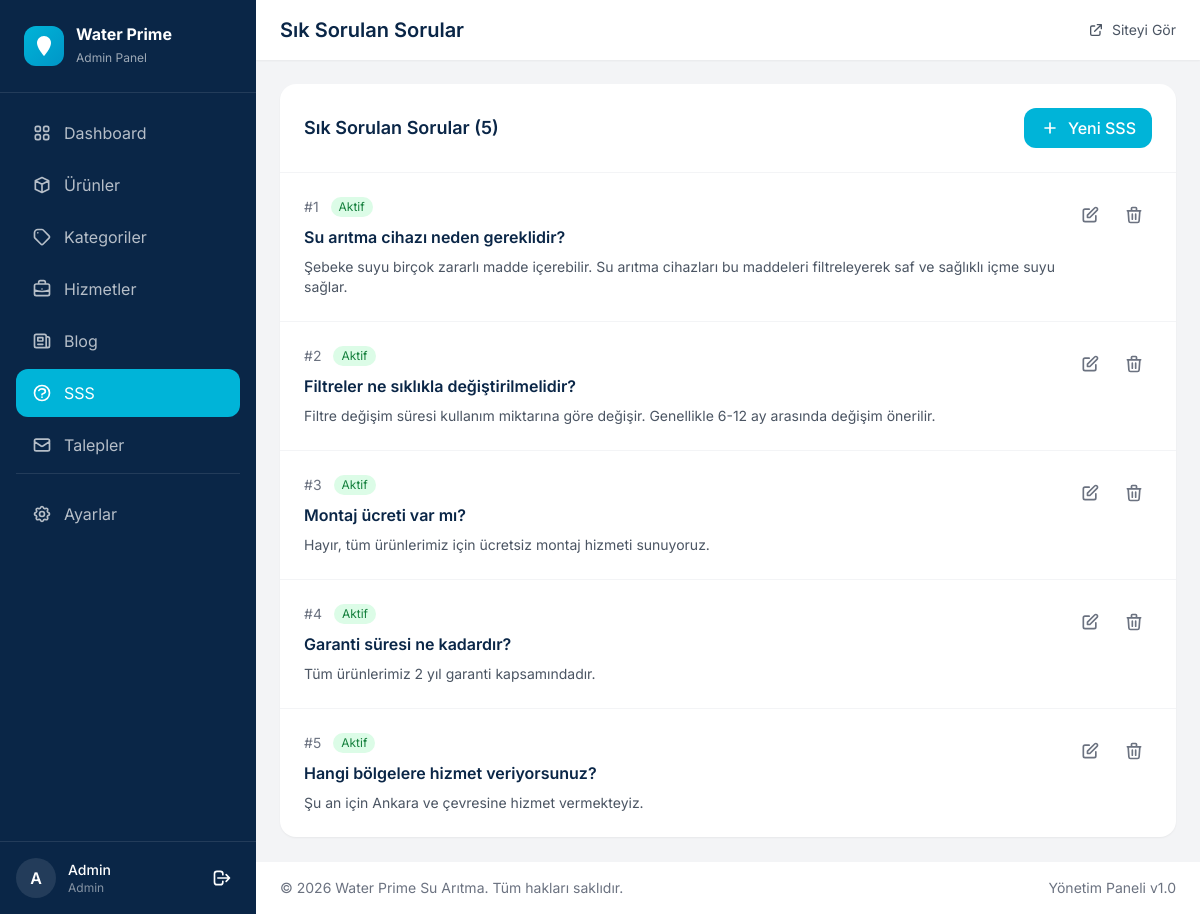
/admin/sss.php (signed in), run on the app's committed database.
### tables this page shows
CREATE TABLE `faq` (
  `id` int(11) NOT NULL AUTO_INCREMENT,
  `question` varchar(500) NOT NULL,
  `answer` text NOT NULL,
  `sort_order` int(11) DEFAULT 0,
  `is_active` tinyint(1) DEFAULT 1,
  `created_at` datetime DEFAULT CURRENT_TIMESTAMP,
  `updated_at` datetime DEFAULT CURRENT_TIMESTAMP ON UPDATE CURRENT_TIMESTAMP,
  PRIMARY KEY (`id`)
);

### admin/sss.php (the view, shortened to what this page needs)
<?php
$db = getDB();
$editFaq = null;
$isAddMode = isset($_GET['action']) && $_GET['action'] === 'add';
$faqs = $db->query("SELECT * FROM faq ORDER BY sort_order ASC")->fetchAll();
include 'includes/admin-header.php';
?>
<?php if ($editFaq || $isAddMode): ?>
<div class="bg-white rounded-2xl shadow-sm">
    <div class="p-6 border-b border-gray-100">
        <div class="flex items-center justify-between">
            <h2 class="text-lg font-semibold text-primary">
                <?= $editFaq ? 'SSS Düzenle' : 'Yeni SSS Ekle' ?>
            </h2>
            <a href="sss.php" class="text-gray-500 hover:text-gray-700">
                <svg class="w-6 h-6" fill="none" stroke="currentColor" viewBox="0 0 24 24">
                    <path stroke-linecap="round" stroke-linejoin="round" stroke-width="2" d="M6 18L18 6M6 6l12 12"/>
                </svg>
            </a>
        </div>
    </div>
    <form method="POST" class="p-6">
        <?php if ($editFaq): ?>
        <input type="hidden" name="id" value="<?= $editFaq['id'] ?>">
        <?php endif; ?>
        <div class="space-y-6 max-w-2xl">
            <div>
                <label class="block text-sm font-medium text-gray-700 mb-2">Soru *</label>
                <input type="text" name="question" required
                       value="<?= htmlspecialchars($editFaq['question'] ?? '') ?>"
                       class="w-full px-4 py-3 rounded-xl border border-gray-200 focus:border-accent focus:ring-2 focus:ring-accent/20">
            </div>
            <div>
                <label class="block text-sm font-medium text-gray-700 mb-2">Cevap *</label>
                <textarea name="answer" rows="4" required
                          class="w-full px-4 py-3 rounded-xl border border-gray-200 focus:border-accent focus:ring-2 focus:ring-accent/20"><?= htmlspecialchars($editFaq['answer'] ?? '') ?></textarea>
            </div>
            <div class="grid grid-cols-2 gap-6">
                <div>
                    <label class="block text-sm font-medium text-gray-700 mb-2">Sıralama</label>
                    <input type="number" name="sort_order"
                           value="<?= htmlspecialchars($editFaq['sort_order'] ?? '0') ?>"
                           class="w-full px-4 py-3 rounded-xl border border-gray-200">
                </div>
                <div class="flex items-center">
                    <label class="flex items-center gap-3 cursor-pointer">
                        <input type="checkbox" name="is_active" value="1"
                               <?= ($editFaq['is_active'] ?? 1) ? 'checked' : '' ?>
                               class="w-5 h-5 rounded border-gray-300 text-accent focus:ring-accent">
                        <span class="text-gray-700">Aktif</span>
                    </label>
                </div>
            </div>
            <button type="submit"
                    class="bg-accent hover:bg-accent-dark text-white px-8 py-3 rounded-xl font-semibold transition-colors">
                <?= $editFaq ? 'Güncelle' : 'SSS Ekle' ?>
            </button>
        </div>
    </form>
</div>
<?php else: ?>
<div class="bg-white rounded-2xl shadow-sm">
    <div class="p-6 border-b border-gray-100">
        <div class="flex items-center justify-between">
            <h2 class="text-lg font-semibold text-primary">Sık Sorulan Sorular (<?= count($faqs) ?>)</h2>
            <a href="sss.php?action=add"
               class="inline-flex items-center gap-2 bg-accent hover:bg-accent-dark text-white px-4 py-2 rounded-xl font-medium transition-colors">
                <svg class="w-5 h-5" fill="none" stroke="currentColor" viewBox="0 0 24 24">
                    <path stroke-linecap="round" stroke-linejoin="round" stroke-width="2" d="M12 6v6m0 0v6m0-6h6m-6 0H6"/>
                </svg>
                Yeni SSS
            </a>
        </div>
    </div>
    <?php if (!empty($faqs)): ?>
    <div class="divide-y divide-gray-100">
        <?php foreach ($faqs as $faq): ?>
        <div class="p-6 hover:bg-gray-50">
            <div class="flex items-start justify-between gap-4">
                <div class="flex-1">
                    <div class="flex items-center gap-3 mb-2">
                        <span class="text-sm text-gray-500">#<?= $faq['sort_order'] ?></span>
                        <?php if ($faq['is_active']): ?>
                        <span class="inline-flex px-2 py-0.5 bg-green-100 text-green-700 text-xs rounded-full">Aktif</span>
                        <?php else: ?>
                        <span class="inline-flex px-2 py-0.5 bg-gray-100 text-gray-600 text-xs rounded-full">Pasif</span>
                        <?php endif; ?>
                    </div>
                    <h3 class="font-semibold text-primary mb-2"><?= htmlspecialchars($faq['question']) ?></h3>
                    <p class="text-gray-600 text-sm"><?= htmlspecialchars($faq['answer']) ?></p>
                </div>
                <div class="flex items-center gap-2">
                    <a href="sss.php?edit=<?= $faq['id'] ?>"
                       class="p-2 text-gray-500 hover:text-accent hover:bg-gray-100 rounded-lg transition-colors">
                        <svg class="w-5 h-5" fill="none" stroke="currentColor" viewBox="0 0 24 24">
                            <path stroke-linecap="round" stroke-linejoin="round" stroke-width="2" d="M11 5H6a2 2 0 00-2 2v11a2 2 0 002 2h11a2 2 0 002-2v-5m-1.414-9.414a2 2 0 112.828 2.828L11.828 15H9v-2.828l8.586-8.586z"/>
                        </svg>
                    </a>
                    <a href="sss.php?delete=<?= $faq['id'] ?>"
                       onclick="return confirmDelete('Bu SSS\'yi silmek istediğinizden emin misiniz?')"
                       class="p-2 text-gray-500 hover:text-red-500 hover:bg-red-50 rounded-lg transition-colors">
                        <svg class="w-5 h-5" fill="none" stroke="currentColor" viewBox="0 0 24 24">
                            <path stroke-linecap="round" stroke-linejoin="round" stroke-width="2" d="M19 7l-.867 12.142A2 2 0 0116.138 21H7.862a2 2 0 01-1.995-1.858L5 7m5 4v6m4-6v6m1-10V4a1 1 0 00-1-1h-4a1 1 0 00-1 1v3M4 7h16"/>
                        </svg>
                    </a>
                </div>
            </div>
        </div>
        <?php endforeach; ?>
    </div>
    <?php endif; ?>
</div>
<?php endif; ?>
<?php include 'includes/admin-footer.php'; ?>

### data on the page
faq: sort_order "1", is_active "Aktif", question "Su arıtma cihazı neden gereklidir?", answer "Şebeke suyu birçok zararlı madde içerebilir. Su arıtma cihazları bu maddeleri filtreleyerek saf ve sağlıklı içme suyu sağlar."
faq: sort_order "2", is_active "Aktif", question "Filtreler ne sıklıkla değiştirilmelidir?", answer "Filtre değişim süresi kullanım miktarına göre değişir. Genellikle 6-12 ay arasında değişim önerilir."
faq: sort_order "3", is_active "Aktif", question "Montaj ücreti var mı?", answer "Hayır, tüm ürünlerimiz için ücretsiz montaj hizmeti sunuyoruz."
faq: sort_order "4", is_active "Aktif", question "Garanti süresi ne kadardır?", answer "Tüm ürünlerimiz 2 yıl garanti kapsamındadır."
faq: sort_order "5", is_active "Aktif", question "Hangi bölgelere hizmet veriyorsunuz?", answer "Şu an için Ankara ve çevresine hizmet vermekteyiz."

### other printed values
$_SESSION['admin_fullname'] "Admin"
$pageTitle "Sık Sorulan Sorular"
count($faqs) "5"
SITE_NAME "Water Prime Su Arıtma"
